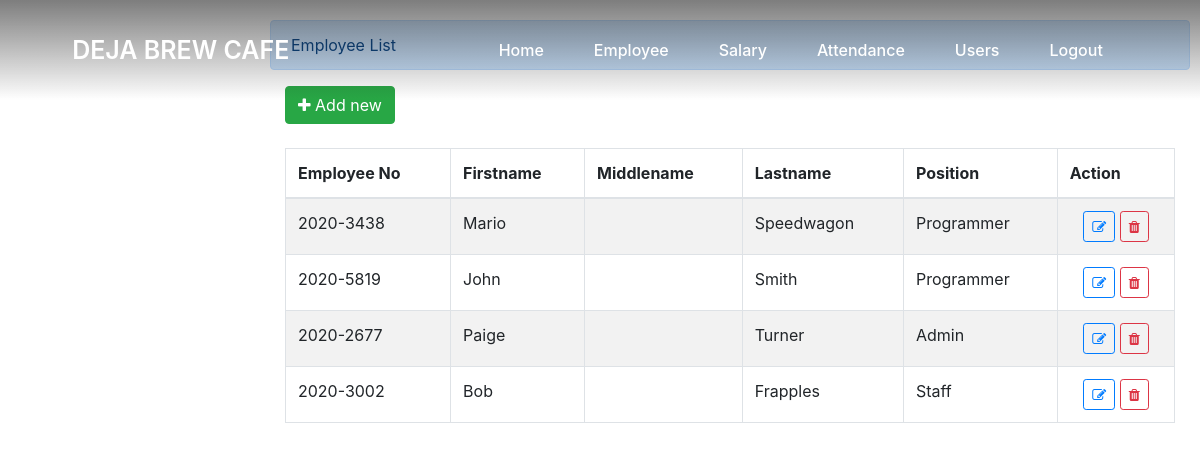
The page /employee.php (signed in) on the database its author committed.
### tables this page shows
CREATE TABLE `employee` (
  `id` int(20) NOT NULL,
  `employee_no` varchar(100) NOT NULL,
  `firstname` varchar(50) NOT NULL,
  `middlename` varchar(20) NOT NULL,
  `lastname` varchar(50) NOT NULL,
  `position` varchar(100) NOT NULL
);

### employee.php (the view, shortened to what this page needs)
<!DOCTYPE html>
<?php
	require_once 'auth.php';
?>
<html lang="eng">
	<head>
		<?php include('header.php') ?>
	</head>
	<body>
		<?php include('nav_bar.php') ?>
		<div class="container-fluid admin" >
			<div class="alert alert-primary">Employee List</div>
			<div class="well col-lg-12">
				<button class="btn btn-success" type="button" id="new_emp_btn"><span class="fa fa-plus"></span> Add new </button>
				<br />
				<br />
				<table id="table" class="table table-bordered table-striped">
					<thead>
						<tr>
							<th>Employee No</th>
							<th>Firstname</th>
							<th>Middlename</th>
							<th>Lastname</th>
							<th>Position</th>
							<th>Action</th>
						</tr>
					</thead>
					<tbody>
						<?php
							$employee_qry=$conn->query("SELECT * FROM employee") or die(mysqli_error($conn));
							while($row=$employee_qry->fetch_array()){
						?>
						<tr>
							<td><?php echo $row['employee_no']?></td>
							<td><?php echo $row['firstname']?></td>
							<td><?php echo $row['middlename']?></td>
							<td><?php echo $row['lastname']?></td>
							<td><?php echo $row['position']?></td>
							<td>
								<center>
								 <button class="btn btn-sm btn-outline-primary edit_employee" data-id="<?php echo $row['id']?>" type="button"><i class="fa fa-edit"></i></button>
								<button class="btn btn-sm btn-outline-danger remove_employee" data-id="<?php echo $row['id']?>" type="button"><i class="fa fa-trash"></i></button>
								</center>
							</td>
						</tr>
						<?php
							}
						?>
					</tbody>
				</table>
			</div>
			<br />
			<br />
			<br />
		</div>
	</body>
</html>

### header.php (shortened to what this page needs)
<link rel = "stylesheet" type = "text/css" href = "assets/css/bootstrap.min.css" />
<link rel = "stylesheet" type = "text/css" href = "https://stackpath.bootstrapcdn.com/font-awesome/4.7.0/css/font-awesome.min.css" />
<link rel = "stylesheet" type = "text/css" href = "assets/css/style.css" />

### admin/nav_bar.php (shortened to what this page needs)
<!DOCTYPE html>
<html lang="en">
<head>
    <link href='https://unpkg.com/boxicons@2.1.4/css/boxicons.min.css' rel='stylesheet'>
    <link rel="stylesheet" href="navis.css">
</head>
<body>
 <div class="wrapper">
    <nav class="navig">
            <div class="navig-logo">
                <a class="navig-logo2" href="home.php"> DEJA BREW CAFE </a>
            </div>
            <div class="navig-menu" id="navigMenu">
                <ul>
                    <li><a href="home.php"class="link">Home</a></li>
                    <li><a href="employee.php" class="link">Employee</a></li>
                    <li><a href="attendance.php" class="link">Salary</a></li>
                    <li><a href="attendance.php" class="link">Attendance</a></li>
                    <li><a href="login2.php" class="link">Users</a></li>
                    <li><a href="logout.php" class="link">Logout</a></li>
                </ul>
            </div>
        </nav>
        </div>
    </body>
          </html>

### assets/css/style.css (style rules this page uses)
body { height:100%; }
.container-fluid.admin { padding: 20px; width: 80%; max-width: inherit; margin-left: 250px }

### admin/navis.css (style rules this page uses)
.navig { position: fixed; top: 0; display: flex; justify-content: space-around; width: 100%; height: 100px; line-height: 100px; background: linear-gradient(rgba(39,39,39, 0.6), transparent); z-index: 100; }
.navig-logo2 { color: white; font-size: 25px; font-weight: 590; }
.navig-menu ul { display: flex; }
.navig-menu ul li { list-style-type: none; }
.navig-menu ul li .link { text-decoration: none; font-weight: 500; color: #fff; padding-bottom: 15px; margin: 0 25px; }

### rows shown on the page
employee: employee_no "2020-3438", firstname "Mario", lastname "Speedwagon", position "Programmer"
employee: employee_no "2020-5819", firstname "John", lastname "Smith", position "Programmer"
employee: employee_no "2020-2677", firstname "Paige", lastname "Turner", position "Admin"
employee: employee_no "2020-3002", firstname "Bob", lastname "Frapples", position "Staff"
